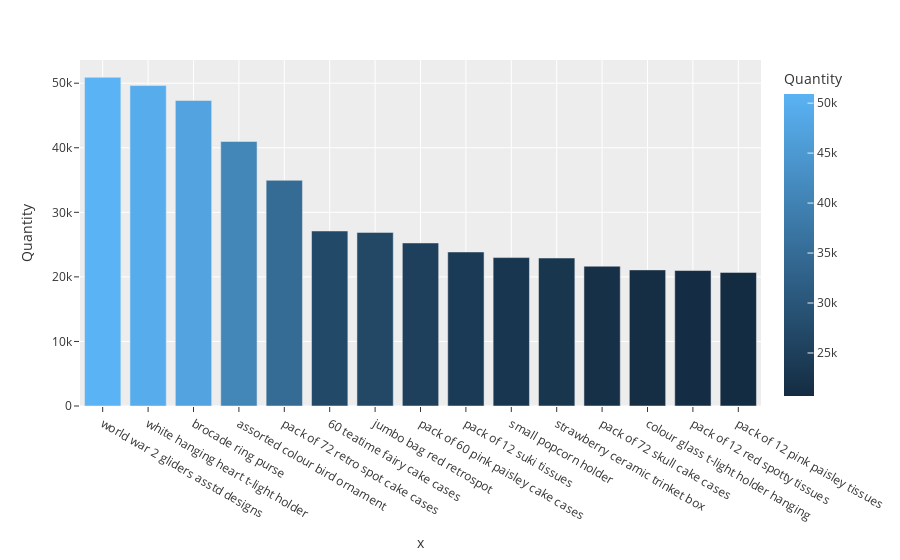

This figure's notebook cell:
### Code cell
pop_items = df.groupby('Description')['Quantity'].sum().sort_values(ascending = False)
pop_items = pd.DataFrame(pop_items)
pop_items
fig = px.bar(pop_items.head(15), x=pop_items.head(15).index, y='Quantity', template='ggplot2', color='Quantity')
fig.show()

### Figure 1 — Plotly figure (JSON) as saved in the notebook; plotly's stock layout.template omitted (floating-point values rounded to 4 significant figures)
{"data": [{"alignmentgroup": "True", "hovertemplate": "x=%{x}<br>Quantity=%{marker.color}<extra></extra>", "legendgroup": "", "marker": {"color": [50914, 49634, 47314, 40978, 34959, 27108, 26891, 25256, 23859, 22990, 22919, 21650, 21082, 20985, 20695], "coloraxis": "coloraxis", "pattern": {"shape": ""}}, "name": "", "offsetgroup": "", "orientation": "v", "showlegend": false, "textposition": "auto", "type": "bar", "x": ["world war 2 gliders asstd designs", "white hanging heart t-light holder", "brocade ring purse ", "assorted colour bird ornament", "pack of 72 retro spot cake cases", "60 teatime fairy cake cases", "jumbo bag red retrospot", "pack of 60 pink paisley cake cases", "pack of 12 suki tissues ", "small popcorn holder", "strawberry ceramic trinket box", "pack of 72 skull cake cases", "colour glass t-light holder hanging", "pack of 12 red spotty tissues ", "pack of 12 pink paisley tissues "], "xaxis": "x", "y": [50914, 49634, 47314, 40978, 34959, 27108, 26891, 25256, 23859, 22990, 22919, 21650, 21082, 20985, 20695], "yaxis": "y"}], "layout": {"barmode": "relative", "coloraxis": {"colorbar": {"title": {"text": "Quantity"}}, "colorscale": [[0, "rgb(20,44,66)"], [1, "rgb(90,179,244)"]]}, "legend": {"tracegroupgap": 0}, "margin": {"t": 60}, "xaxis": {"anchor": "y", "domain": [0, 1], "title": {"text": "x"}}, "yaxis": {"anchor": "x", "domain": [0, 1], "title": {"text": "Quantity"}}}}
